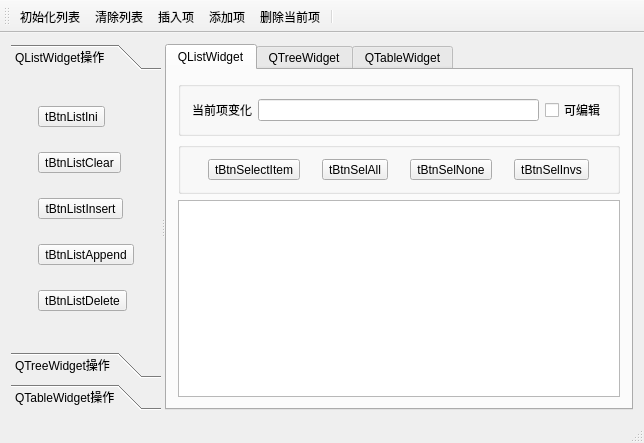
<?xml version="1.0" encoding="UTF-8"?>
<ui version="4.0">
 <class>MainWindow</class>
 <widget class="QMainWindow" name="MainWindow">
  <property name="geometry">
   <rect>
    <x>0</x>
    <y>0</y>
    <width>644</width>
    <height>443</height>
   </rect>
  </property>
  <property name="windowTitle">
   <string/>
  </property>
  <property name="toolButtonStyle">
   <enum>Qt::ToolButtonTextBesideIcon</enum>
  </property>
  <widget class="QWidget" name="centralWidget">
   <layout class="QGridLayout" name="gridLayout">
    <item row="0" column="0">
     <widget class="QSplitter" name="splitter">
      <property name="orientation">
       <enum>Qt::Horizontal</enum>
      </property>
      <widget class="QToolBox" name="toolBox">
       <property name="minimumSize">
        <size>
         <width>150</width>
         <height>0</height>
        </size>
       </property>
       <property name="maximumSize">
        <size>
         <width>16777214</width>
         <height>16777215</height>
        </size>
       </property>
       <property name="currentIndex">
        <number>0</number>
       </property>
       <widget class="QWidget" name="tbQListWidget">
        <property name="geometry">
         <rect>
          <x>0</x>
          <y>0</y>
          <width>150</width>
          <height>254</height>
         </rect>
        </property>
        <attribute name="icon">
         <iconset resource="res.qrc">
          <normaloff>:/images/icons/410.bmp</normaloff>:/images/icons/410.bmp</iconset>
        </attribute>
        <attribute name="label">
         <string>QListWidget操作</string>
        </attribute>
        <layout class="QGridLayout" name="gridLayout_2">
         <item row="0" column="0">
          <widget class="QToolButton" name="tBtnListIni">
           <property name="layoutDirection">
            <enum>Qt::LeftToRight</enum>
           </property>
           <property name="text">
            <string>tBtnListIni</string>
           </property>
           <property name="iconSize">
            <size>
             <width>14</width>
             <height>14</height>
            </size>
           </property>
           <property name="toolButtonStyle">
            <enum>Qt::ToolButtonTextBesideIcon</enum>
           </property>
          </widget>
         </item>
         <item row="1" column="0">
          <widget class="QToolButton" name="tBtnListClear">
           <property name="text">
            <string>tBtnListClear</string>
           </property>
           <property name="toolButtonStyle">
            <enum>Qt::ToolButtonTextBesideIcon</enum>
           </property>
          </widget>
         </item>
         <item row="2" column="0">
          <widget class="QToolButton" name="tBtnListInsert">
           <property name="text">
            <string>tBtnListInsert</string>
           </property>
           <property name="toolButtonStyle">
            <enum>Qt::ToolButtonTextBesideIcon</enum>
           </property>
          </widget>
         </item>
         <item row="3" column="0">
          <widget class="QToolButton" name="tBtnListAppend">
           <property name="text">
            <string>tBtnListAppend</string>
           </property>
           <property name="toolButtonStyle">
            <enum>Qt::ToolButtonTextBesideIcon</enum>
           </property>
          </widget>
         </item>
         <item row="4" column="0">
          <widget class="QToolButton" name="tBtnListDelete">
           <property name="text">
            <string>tBtnListDelete</string>
           </property>
           <property name="toolButtonStyle">
            <enum>Qt::ToolButtonTextBesideIcon</enum>
           </property>
          </widget>
         </item>
        </layout>
       </widget>
       <widget class="QWidget" name="tbQTreeWidget">
        <property name="geometry">
         <rect>
          <x>0</x>
          <y>0</y>
          <width>150</width>
          <height>254</height>
         </rect>
        </property>
        <attribute name="icon">
         <iconset resource="res.qrc">
          <normaloff>:/images/icons/408.bmp</normaloff>:/images/icons/408.bmp</iconset>
        </attribute>
        <attribute name="label">
         <string>QTreeWidget操作</string>
        </attribute>
       </widget>
       <widget class="QWidget" name="tbQtableWidget">
        <property name="geometry">
         <rect>
          <x>0</x>
          <y>0</y>
          <width>150</width>
          <height>254</height>
         </rect>
        </property>
        <attribute name="icon">
         <iconset resource="res.qrc">
          <normaloff>:/images/icons/412.bmp</normaloff>:/images/icons/412.bmp</iconset>
        </attribute>
        <attribute name="label">
         <string>QTableWidget操作</string>
        </attribute>
       </widget>
      </widget>
      <widget class="QTabWidget" name="tabWidget">
       <property name="currentIndex">
        <number>0</number>
       </property>
       <widget class="QWidget" name="tabQListWidget">
        <attribute name="title">
         <string>QListWidget</string>
        </attribute>
        <layout class="QGridLayout" name="gridLayout_3">
         <item row="0" column="0">
          <widget class="QGroupBox" name="groupBox">
           <property name="title">
            <string/>
           </property>
           <layout class="QHBoxLayout" name="horizontalLayout">
            <item>
             <widget class="QLabel" name="label">
              <property name="text">
               <string>当前项变化</string>
              </property>
             </widget>
            </item>
            <item>
             <widget class="QLineEdit" name="editCutItemText"/>
            </item>
            <item>
             <widget class="QCheckBox" name="chkBoxListEditable">
              <property name="text">
               <string>可编辑</string>
              </property>
             </widget>
            </item>
           </layout>
          </widget>
         </item>
         <item row="1" column="0">
          <widget class="QGroupBox" name="groupBox_2">
           <property name="title">
            <string/>
           </property>
           <layout class="QHBoxLayout" name="horizontalLayout_2">
            <item>
             <widget class="QToolButton" name="tBtnSelectItem">
              <property name="text">
               <string>tBtnSelectItem</string>
              </property>
             </widget>
            </item>
            <item>
             <widget class="QToolButton" name="tBtnSelAll">
              <property name="text">
               <string>tBtnSelAll</string>
              </property>
              <property name="toolButtonStyle">
               <enum>Qt::ToolButtonTextBesideIcon</enum>
              </property>
             </widget>
            </item>
            <item>
             <widget class="QToolButton" name="tBtnSelNone">
              <property name="text">
               <string>tBtnSelNone</string>
              </property>
              <property name="toolButtonStyle">
               <enum>Qt::ToolButtonTextBesideIcon</enum>
              </property>
             </widget>
            </item>
            <item>
             <widget class="QToolButton" name="tBtnSelInvs">
              <property name="text">
               <string>tBtnSelInvs</string>
              </property>
              <property name="toolButtonStyle">
               <enum>Qt::ToolButtonTextBesideIcon</enum>
              </property>
             </widget>
            </item>
           </layout>
          </widget>
         </item>
         <item row="2" column="0">
          <widget class="QListWidget" name="listWidget"/>
         </item>
        </layout>
       </widget>
       <widget class="QWidget" name="tabQTreeWidget">
        <attribute name="title">
         <string>QTreeWidget</string>
        </attribute>
       </widget>
       <widget class="QWidget" name="tabQTableWidget">
        <attribute name="title">
         <string>QTableWidget</string>
        </attribute>
       </widget>
      </widget>
     </widget>
    </item>
   </layout>
  </widget>
  <widget class="QStatusBar" name="statusBar"/>
  <widget class="QMenuBar" name="menuBar">
   <property name="geometry">
    <rect>
     <x>0</x>
     <y>0</y>
     <width>644</width>
     <height>19</height>
    </rect>
   </property>
  </widget>
  <widget class="QToolBar" name="mainToolBar">
   <property name="toolButtonStyle">
    <enum>Qt::ToolButtonTextUnderIcon</enum>
   </property>
   <attribute name="toolBarArea">
    <enum>TopToolBarArea</enum>
   </attribute>
   <attribute name="toolBarBreak">
    <bool>false</bool>
   </attribute>
   <addaction name="actListIni"/>
   <addaction name="actListClear"/>
   <addaction name="actListInsert"/>
   <addaction name="actListAppend"/>
   <addaction name="actListDelete"/>
   <addaction name="separator"/>
  </widget>
  <action name="actListIni">
   <property name="icon">
    <iconset resource="res.qrc">
     <normaloff>:/images/icons/411.bmp</normaloff>:/images/icons/411.bmp</iconset>
   </property>
   <property name="text">
    <string>初始化列表</string>
   </property>
   <property name="shortcut">
    <string>Ctrl+J</string>
   </property>
  </action>
  <action name="actListClear">
   <property name="icon">
    <iconset resource="res.qrc">
     <normaloff>:/images/icons/delete1.bmp</normaloff>:/images/icons/delete1.bmp</iconset>
   </property>
   <property name="text">
    <string>清除列表</string>
   </property>
  </action>
  <action name="actListInsert">
   <property name="icon">
    <iconset resource="res.qrc">
     <normaloff>:/images/icons/424.bmp</normaloff>:/images/icons/424.bmp</iconset>
   </property>
   <property name="text">
    <string>插入项</string>
   </property>
   <property name="shortcut">
    <string>Ctrl+S</string>
   </property>
  </action>
  <action name="actListAppend">
   <property name="icon">
    <iconset resource="res.qrc">
     <normaloff>:/images/icons/316.bmp</normaloff>:/images/icons/316.bmp</iconset>
   </property>
   <property name="text">
    <string>添加项</string>
   </property>
   <property name="toolTip">
    <string>添加项</string>
   </property>
   <property name="shortcut">
    <string>Ctrl+A</string>
   </property>
  </action>
  <action name="actListDelete">
   <property name="icon">
    <iconset resource="res.qrc">
     <normaloff>:/images/icons/324.bmp</normaloff>:/images/icons/324.bmp</iconset>
   </property>
   <property name="text">
    <string>删除当前项</string>
   </property>
   <property name="toolTip">
    <string>删除当前项</string>
   </property>
   <property name="shortcut">
    <string>Del</string>
   </property>
  </action>
  <action name="actSelALL">
   <property name="icon">
    <iconset resource="res.qrc">
     <normaloff>:/images/icons/102.bmp</normaloff>:/images/icons/102.bmp</iconset>
   </property>
   <property name="text">
    <string>全选</string>
   </property>
   <property name="toolTip">
    <string>全选</string>
   </property>
  </action>
  <action name="actSelNone">
   <property name="icon">
    <iconset resource="res.qrc">
     <normaloff>:/images/icons/102.bmp</normaloff>:/images/icons/102.bmp</iconset>
   </property>
   <property name="text">
    <string>全不选</string>
   </property>
   <property name="toolTip">
    <string>全不选</string>
   </property>
  </action>
  <action name="actSelInvs">
   <property name="icon">
    <iconset resource="res.qrc">
     <normaloff>:/images/icons/102.bmp</normaloff>:/images/icons/102.bmp</iconset>
   </property>
   <property name="text">
    <string>反选</string>
   </property>
   <property name="toolTip">
    <string>反选</string>
   </property>
  </action>
  <action name="actQuit">
   <property name="icon">
    <iconset resource="res.qrc">
     <normaloff>:/images/icons/exit.bmp</normaloff>:/images/icons/exit.bmp</iconset>
   </property>
   <property name="text">
    <string>退出</string>
   </property>
   <property name="toolTip">
    <string>退出</string>
   </property>
  </action>
  <action name="actSelPopMenu">
   <property name="icon">
    <iconset resource="res.qrc">
     <normaloff>:/images/icons/124.bmp</normaloff>:/images/icons/124.bmp</iconset>
   </property>
   <property name="text">
    <string>项选择</string>
   </property>
   <property name="toolTip">
    <string>项选择</string>
   </property>
  </action>
 </widget>
 <layoutdefault spacing="6" margin="11"/>
 <resources>
  <include location="res.qrc"/>
 </resources>
 <connections>
  <connection>
   <sender>actSelPopMenu</sender>
   <signal>triggered()</signal>
   <receiver>actSelInvs</receiver>
   <slot>trigger()</slot>
   <hints>
    <hint type="sourcelabel">
     <x>-1</x>
     <y>-1</y>
    </hint>
    <hint type="destinationlabel">
     <x>-1</x>
     <y>-1</y>
    </hint>
   </hints>
  </connection>
  <connection>
   <sender>actQuit</sender>
   <signal>triggered()</signal>
   <receiver>MainWindow</receiver>
   <slot>close()</slot>
   <hints>
    <hint type="sourcelabel">
     <x>-1</x>
     <y>-1</y>
    </hint>
    <hint type="destinationlabel">
     <x>321</x>
     <y>221</y>
    </hint>
   </hints>
  </connection>
 </connections>
</ui>
